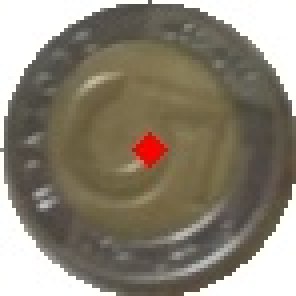
#> input picture _kck/m/img.jpg, 74 x 74 px (shown 4 times larger); its folder holds only this picture in this run
$ python pred.py
#> lines starting #> are read from the running program, lines starting #| are printed output that depends on the picture
### _kck/m/imglib.py
import math,numpy as np,glob,cv2,os
from PIL import ImageEnhance,Image

# [9 lines left out: function dist, not called in this run]

def cradn(coin,rmin,rmax):# <0,1>
    R = len(coin)/2
    rmin*=R;rmax*=R
    res = np.zeros(np.shape(coin))
    for i in range(len(coin)):
        for j in range(len(coin[i])):
            if ((((i-R)**2)+((j-R)**2)<rmax**2)
                and (((i-R)**2)+((j-R)**2)>rmin**2)):
                res[i][j]=coin[i][j]
            else: res[i][j]=None
    return res

def colfun(image,col=1):
    image = Image.fromarray(image)
    enhancer = ImageEnhance.Color(image)
    image = enhancer.enhance(col)
    image = np.array(image)
    return image

def per(v,i):
    return np.nanpercentile(v,i)

def imgfun(img):

    img = colfun(img,2)

    male = cradn(img,0,1/3)
    srednie = cradn(img,1/3,2/3)
    duze = cradn(img,2/3,1)

    r,g,b=[],[],[]
    for i in np.arange(5,100,10):
        male_0,male_1,male_2 = per(male[:,:,0],i),per(male[:,:,1],i),per(male[:,:,2],i)
        srednie_0,srednie_1,srednie_2 = per(srednie[:,:,0],i),per(srednie[:,:,1],i),per(srednie[:,:,2],i)
        duze_0,duze_1,duze_2 = per(duze[:,:,0],i),per(duze[:,:,1],i),per(duze[:,:,2],i)
        tmp = male_0**2 + srednie_0**4 + duze_0**6
        r.append(tmp)
        tmp = male_1**2 + srednie_1**4 + duze_1**6
        g.append(tmp)
        tmp = male_2**2 + srednie_2**4 + duze_2**6
        b.append(tmp)

    vec1 = [r,g,b]
    return vec1

### _kck/m/pred.py
import math,numpy as np,cv2,os
import pickle
from imglib import imgfun,dist

pickle_file = [f for f in os.listdir() if f.endswith('.pickle')]
neighbours = []

for p in pickle_file:
    with open(p,'rb')as f:
        neighbours.append(pickle.load(f))

files = [f for f in os.listdir('.') if f.endswith('jpg')]


img = cv2.imread(files[0])
#> img is the input picture: shape (74, 74, 3); mean B, G, R 116.7, 131.7, 139.3

vec1 = imgfun(img)
#> in colfun, `image = enhancer.enhance(col)`:
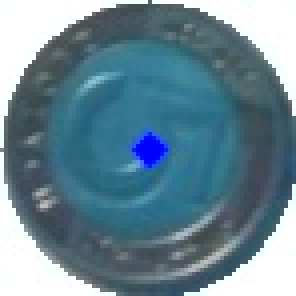
#> image: PIL image 74x74 RGB (shown 4 times larger); mean R, G, B 105.5, 135.3, 149.4
#> in cradn, `R = len(coin)/2`: R = 37
#> in cradn, `rmin *= R`: rmin = 0
#> in cradn, `rmax *= R`: rmax = 12.33
#> the loop in cradn, `for i in range(len(coin)):` made 74 passes
#> after the loop in cradn, `for i in range(len(coin)):`: res: shape (74, 74, 3) float64; 91.23% of the values are NaN or infinite; the others: min 0, max 255, mean 104.4
#> the loop in cradn (call 2), `for i in range(len(coin)):` made 74 passes
#> after the loop in cradn (call 2), `for i in range(len(coin)):`: res: shape (74, 74, 3) float64; 74.07% of the values are NaN or infinite; the others: min 30, max 214, mean 101.6
#> after the loop in cradn (call 3), `for i in range(len(coin)):`: res: shape (74, 74, 3) float64; 56.54% of the values are NaN or infinite; the others: min 40, max 193, mean 90.7
#> the loop in imgfun, `for i in np.arange(5,100,10):` made 10 passes
#> (male_0, male_1, male_2, srednie_0, srednie_1, srednie_2, duze_0, duze_1) on passes 1 to 10: (0, 4.95, 130, 40, 95, 109, 52, 74), (37.85, 102, 138, 44, 102, 120, 58, 79), (44, 109, 141, 47, 105, 125, 62, 82), (46, 113, 143, 49, 108, 129, 65, 85), (48, 116, 144, 51, 111, 133, 68, 88), (50, 117, 146, 54, 114, 137, 71, 92), (52, 118.4, 148, 57, 117, 140, 75, 97), (54, 120, 156, 60, 121, 144, 80, 102), (57, 122, 189.1, 65, 125, 148, 88, 110), (67, 132, 255, 87, 134, 156, 112, 126)
#> after the loop in imgfun, `for i in np.arange(5,100,10):`: b = [3.27e+11, 4.97e+11, 6.07e+11, 7.35e+11, 9.42e+11, 1.13e+12, 1.42e+12, 1.77e+12, 2.7e+12, 6.91e+12]; g = [1.64e+11, 2.43e+11, 3.04e+11, 3.77e+11, 4.65e+11, 6.07e+11, 8.33e+11, 1.13e+12, 1.77e+12, 4.01e+12]; r = [1.98e+10, 3.81e+10, 5.68e+10, 7.54e+10, 9.89e+10, 1.28e+11, 1.78e+11, 2.62e+11, 4.64e+11, 1.97e+12]
#> vec1 = 3 items

res =[]
vote={}
min = 10000

for n in neighbours:
    for pic in n:
        vec2,nom = pic
        res.append([dist(vec1,vec2),nom])
        vote[nom]=0
#> after the loop, res = []; vote = 0 items

res = sorted(res, key=lambda x: x[0])

#> (the run stopped early here; a loop or call above may not have finished)
